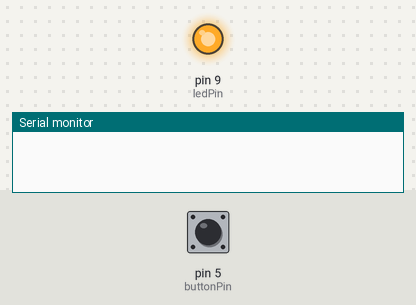
The sketch below on a simulated Arduino Uno, built with avr-gcc and run on an emulated ATmega328P. Shown: output pins drawn as LEDs (lit = HIGH), the last lines printed to the serial monitor. Inputs (shaded band) come from the test bench; at power-on: pin 5 (buttonPin) HIGH.

Above: at 1.2 s.
1.3 s: pin 5 (buttonPin) pulled LOW for 0.15 s
At 1.7 s:
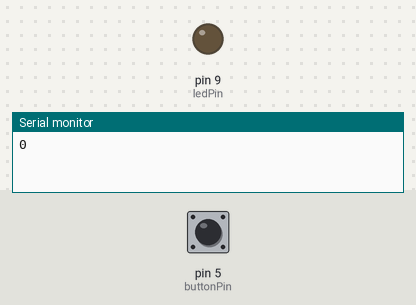
2.9 s: pin 5 (buttonPin) pulled LOW for 1 s
At 4.3 s:
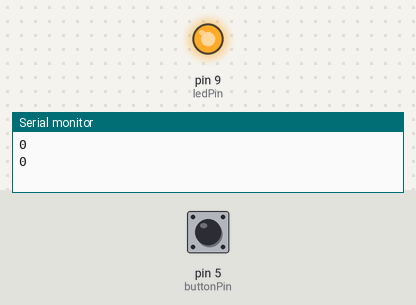
5.4 s: pin 5 (buttonPin) pulled LOW for 3.2 s
At 6.0 s:
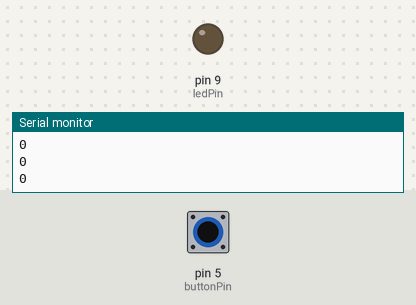
Timing chart, 0 to 8.4 s (numbered marks = the images above; inputs shaded):
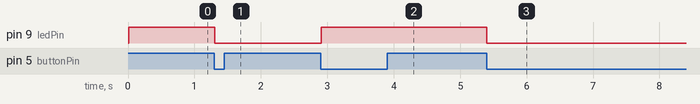

Measured:
- after the input at 1.3 s, pin 9 (ledPin): HIGH → LOW at once
- after the input at 2.9 s, pin 9 (ledPin): LOW → HIGH at once
- after the input at 5.4 s, pin 9 (ledPin): HIGH → LOW at once

The sketch:

Button_switch_led.ino
```cpp
int ledPin = 9;

int buttonPin = 5;
int debounceDelay = 10;
bool ledState = true;


void setup() {
  Serial.begin(9600);
  pinMode(ledPin, OUTPUT);
  pinMode(buttonPin, INPUT_PULLUP);
}

void loop() {

  int oldButtonState = 0;
  int newButtonState = 0;

  oldButtonState = digitalRead(buttonPin);
  delay(10);
  newButtonState = digitalRead(buttonPin);


  if(oldButtonState != newButtonState) {
    if(newButtonState == LOW) {
      Serial.println(newButtonState);
      ledState = !ledState;
      }
    }


   if(ledState) {
    digitalWrite(ledPin, HIGH);
    }else {
      digitalWrite(ledPin, LOW);
      }

}
```
